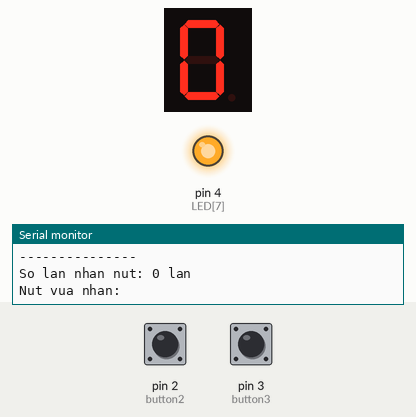
Simulated run of this sketch. Board: Arduino Uno, built with avr-gcc and run on an emulated ATmega328P. Parts: 1-digit seven-segment display, output pins drawn as LEDs (lit = HIGH), the last lines printed to the serial monitor. Wiring (inferred from the names in the program): 1-digit 7-segment display, segments lit when LOW: segments pin 11, pin 10, pin 9, pin 8, pin 7, pin 6, pin 5. The inputs (shaded band) are chosen by the test bench; at power-on: pin 3 (button3) HIGH, pin 2 (button2) HIGH. The segment pins are drawn as the display they are named for; pins used as bus, display or sensor lines are not drawn.

Above: at 1.2 s.
1.3 s: pin 3 (button3) pulled LOW for 0.15 s
At 2.5 s:
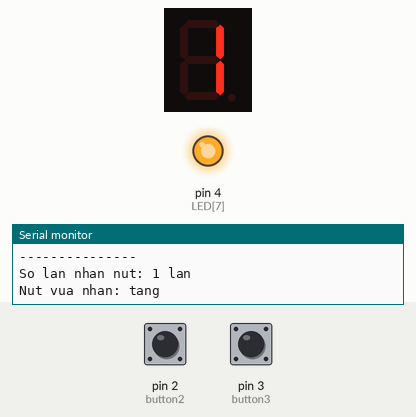
2.9 s: pin 3 (button3) pulled LOW for 1 s
At 3.8 s:
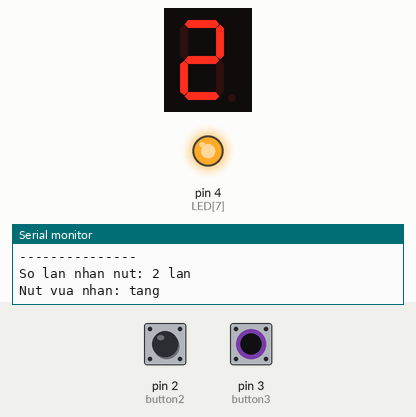
5.4 s: pin 2 (button2) pulled LOW for 0.15 s
At 5.7 s:
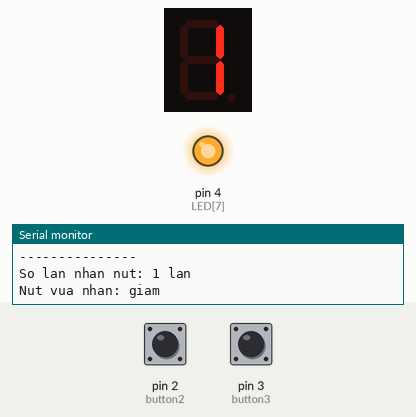
Timing chart, 0 to 8.4 s (numbered marks = the images above; inputs shaded):
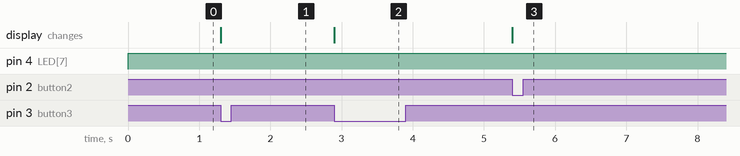

Measured:
- after the input at 1.3 s, the display: changes at once (image 1)
- after the input at 2.9 s, the display: changes at once (image 2)
- after the input at 5.4 s, the display: changes at once (image 3)

The sketch:

ND8.ino
```cpp
const byte LED[8] = {11, 10, 9, 8, 7, 6, 5, 4};
const byte button2 = 2;
const byte button3 = 3;
int lastVal = -1;

unsigned long lastTime0 = 0;
unsigned long lastTime1 = 0;
const unsigned long fixedVal = 200;
volatile int dem = 0;

String state = " ";

const byte so[10] = {
  B00111111,
  B00000110,
  B01011011,
  B01001111,
  B01100110,
  B01101101,
  B01111101,
  B00000111,
  B01111111,
  B01101111
};

void hien_thi(byte n) {
  for(int i = 0; i < 8; i++) {
    digitalWrite(LED[i], !((n >> i) & 1));
  }
}

void setup() {
  Serial.begin(9600);
  for (int i = 0; i < 8; i++) {
    pinMode(LED[i], OUTPUT);
  }
  pinMode(button2, INPUT_PULLUP);
  pinMode(button3, INPUT_PULLUP);

  attachInterrupt(0, isr0, FALLING);
  attachInterrupt(1, isr1, FALLING);
}

  void isr0() {
    unsigned long current = millis();
    if (current - lastTime0 > fixedVal) {
      dem--;
      if (dem < 0) dem = 0;
      state = "giam";
      lastTime0 = current;
    }
  }

  void isr1() {
    unsigned long current = millis();
    if (current - lastTime1 > fixedVal) {
      dem++;
      state = "tang";
      lastTime1 = current;
    }
  }

void loop() {
  int donvi = dem % 10;
  hien_thi(so[donvi]);

  static int lastdem = -1;
  if (dem != lastdem) {
    Serial.println("---------------");

    Serial.print("So lan nhan nut: ");
    Serial.print(dem);
    Serial.println(" lan");

    Serial.print("Nut vua nhan: ");
    Serial.println(state);

    lastdem = dem;
  }
}
```
